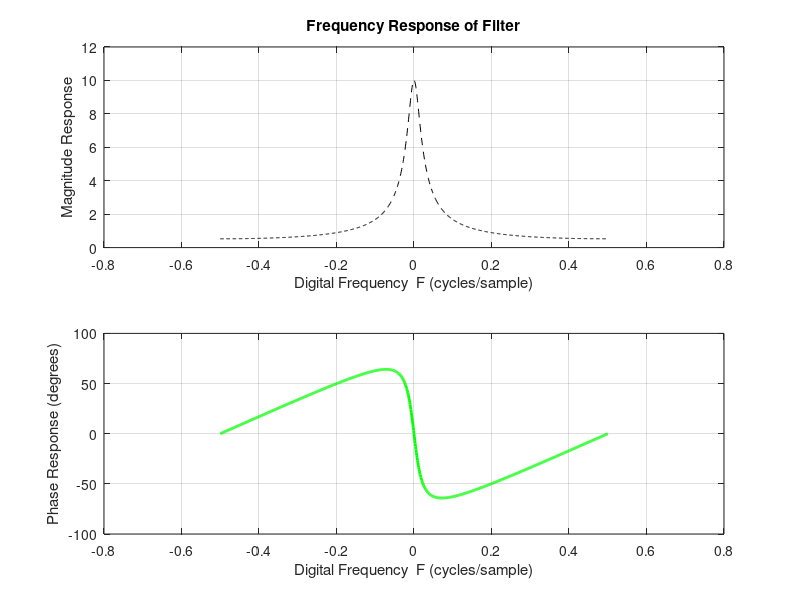
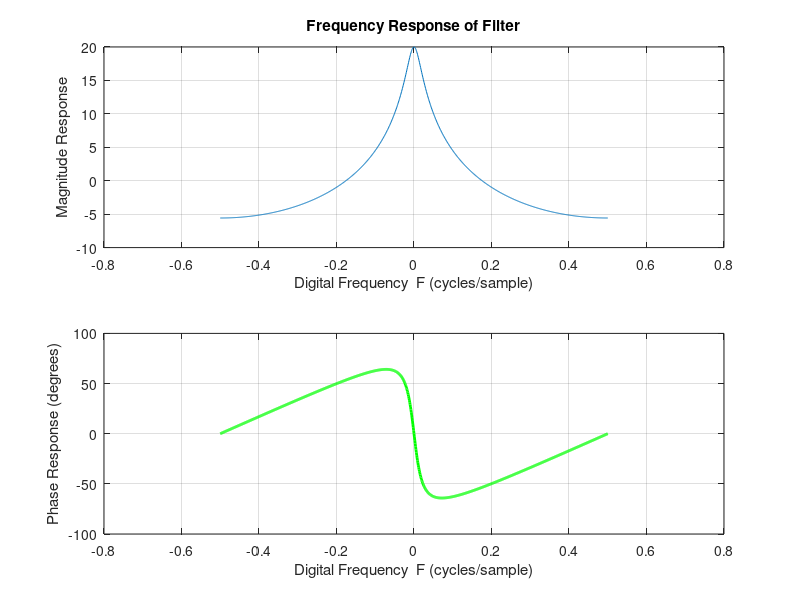
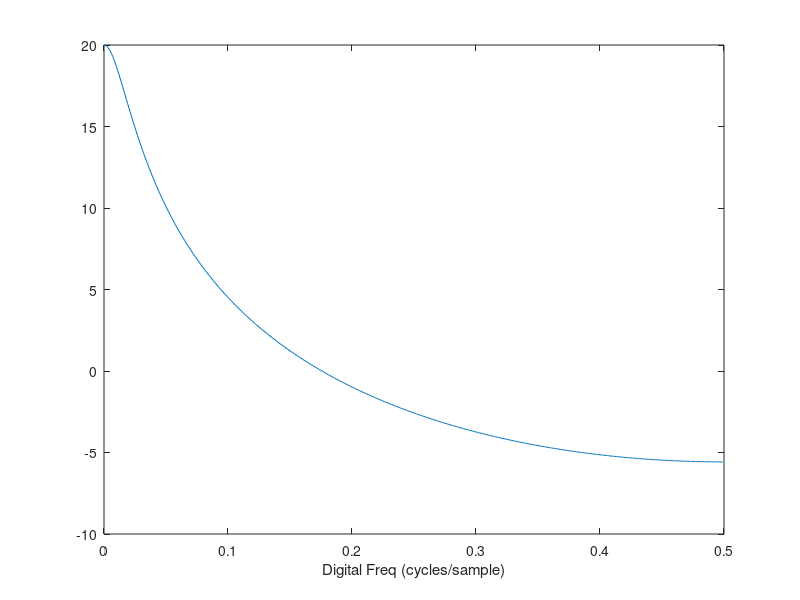

These figures' MATLAB source, in order:
% EE419_HF_exp1_proto
% COMPUTE AND PLOT THE FREQUENCY RESPONSE OF AN IIR FILTER
% H(z) = z / (z-0.9)

% Make a digital frequency variable with 1001 points 
% for Principle Range F =-1/2 to +1/2, with spacing .001 cycles/sample

%Freq=[-0.5 -0.499 -0.498 ......... 0.499  0.5];  % 1001 values?! YIKES!!

%Freq=linspace(first_val, last_val, Num_of_points); 
% For LINSPACE: Increment =(last_val - first_val) / (Num_of_points-1) 
%Freq=linspace(-.5, .5, 1001); % 1001 points, from -1/2 to +1/2, Incr=.001

%Freq=[first_val : increment : last_val]; 
% NOTE: # of Points =[(last_val-first_val) / increment]+1 
                    % 1001 points, from -1/2 to +1/2, increment=.001
Freq = -0.5:.001:0.5;

% Compute the values of the COMPLEX DTFT frequency response at these frequencies

HF = exp(1i*2*pi*Freq)./(exp(1i*2*pi*Freq)-0.9);

%% LINEAR FREQUENCY RESPONSE PLOT
% Plot the magnitude and phase responses on a linear freq scaleOp

% Open a new Figure #1:
figure(1)
% Plot the Magnitude Response 
subplot(2,1,1)  % Display plots in 2 rows / 1 column; This is the 1st plot.

% Plot the magnitude of HF on a linear scale
plot(Freq, abs(HF), 'k--');
grid on
xlabel('Digital Frequency  F (cycles/sample)')
ylabel('Magnitude Response')
title('Frequency Response of Filter')

% Plot the Phase Response below the Magnitude Response
subplot(2,1,2) % Display plots in 2 rows / 1 column; This is the 2nd plot.

% Plot the Phase Angle vs Frequency     
                    % Normalize angle radian values by pi radians
plot(Freq, (angle(HF)./pi)*180, 'g', 'LineWidth', 2)
grid on
xlabel('Digital Frequency  F (cycles/sample)')
ylabel('Phase Response (degrees)')


%% PLOT dB (LOG AMPLITUDE) SCALE FREQUENCY RESPONSE PLOT in a new figure
% copy, paste, modify plot commands from above

% Open a new Figure #2:
figure(2)
% Plot the Magnitude Response 
subplot(2,1,1)  % Display plots in 2 rows / 1 column; This is the 1st plot.

% Plot the magnitude of HF on a dB scale
plot(Freq, 20*log10(abs(HF)));
grid on
xlabel('Digital Frequency  F (cycles/sample)')
ylabel('Magnitude Response')
title('Frequency Response of Filter')

% Plot the Phase Response below the Magnitude Response
subplot(2,1,2) % Display plots in 2 rows / 1 column; This is the 2nd plot.

% Plot the Phase Angle vs Frequency     
                    % Normalize angle radian values by pi radians
plot(Freq, (angle(HF)./pi)*180, 'g', 'LineWidth', 2)
grid on
xlabel('Digital Frequency  F (cycles/sample)')
ylabel('Phase Response (degrees)')

%% Use Matlab freqz() function to plot frequency response
% [H,W] = freqz(B,A,N) 
%   B = H(z) numberator coefficients
%   A = H(z) denominator coefficients
%   N = # of complex H(F) data points to compute 
%   H = complex H(F) values
%   W = radian digital frequency = 2*pi*F

% Get 500 points for the plot
B = [1, 0];
A = [1, -0.9];
[H, W] = freqz(B,A,500);

% Plot the magnitude and phase response (copy, paste, modify)
figure(3)
plot(W/(2*pi),20*log10(abs(H)));
xlabel('Digital Freq (cycles/sample)')

% Find the peak response and peak response frequency
[peak_response, peak_response_index] = max(abs(HF))
% No ';' at end so answers print to screen
peak_response_freq = Freq(peak_response_index)

% Find the minimum magnitude response and min response frequency
[min_response, min_response_index] = min(abs(HF))
% No ';' so answers print to screen
min_response_freq = Freq(min_response_index)

% Interrogate Figure 1 to check the results

% COPY FIGURES TO A WORD DOCUMENT WHEN DONE

